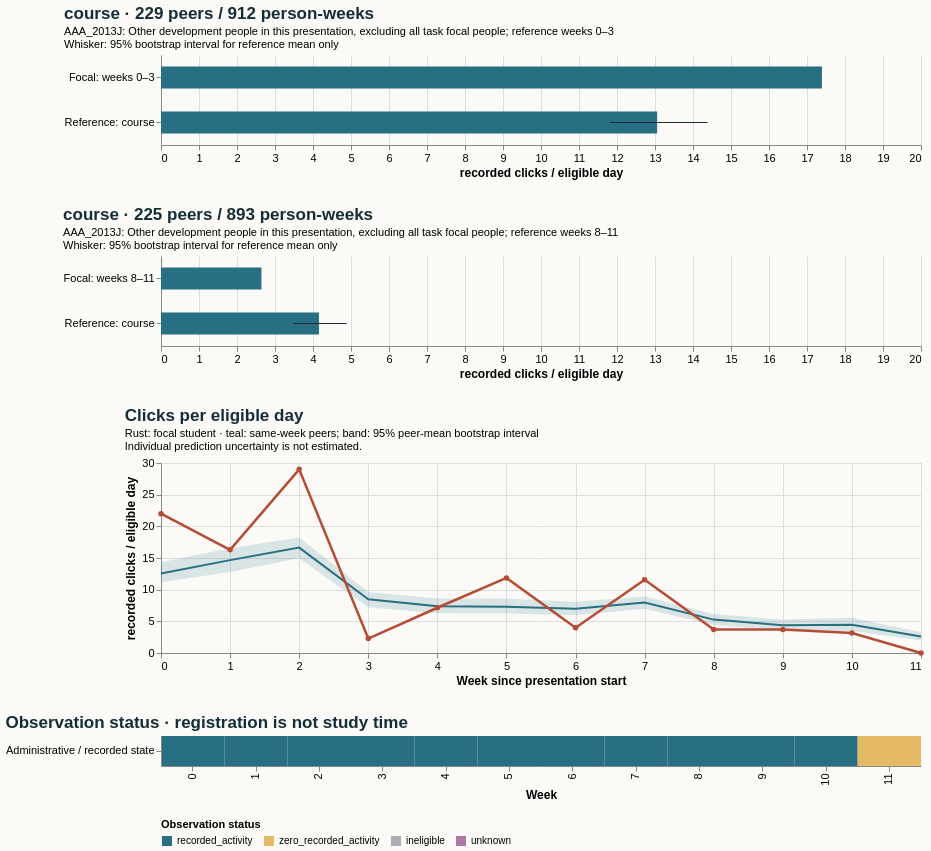

Write the Vega-Lite specification saved for this chart.
### Vega-Lite specification from a JSON file in a GitHub repository (floating-point values rounded to 4 significant figures)
{"$schema": "https://vega.github.io/schema/vega-lite/v5.20.1.json", "config": {"axis": {"labelFontSize": 11, "titleFontSize": 12}, "background": "#fbfaf7", "font": "sans-serif", "title": {"anchor": "start", "color": "#142e38", "fontSize": 17, "subtitleFontSize": 11}, "view": {"continuousHeight": 300, "continuousWidth": 300, "stroke": null}}, "datasets": {"data-235aa3e64eb7ae2c1e25894cfd895eda": [{"hi": null, "lo": null, "series": "Focal: weeks 8–11", "value": 2.643}, {"hi": 4.887, "lo": 3.485, "series": "Reference: course", "value": 4.156}], "data-2ed0af963c6537407f5d648d827543f6": [{"eligible_days": 7.0, "end_day": 6, "logging_completeness": "unknown", "observation_status": "recorded_activity", "row": "Administrative / recorded state", "score_status": "withheld_release_time_unknown", "start_day": 0, "value": 22.0, "week": 0}, {"eligible_days": 7.0, "end_day": 13, "logging_completeness": "unknown", "observation_status": "recorded_activity", "row": "Administrative / recorded state", "score_status": "withheld_release_time_unknown", "start_day": 7, "value": 16.29, "week": 1}, {"eligible_days": 7.0, "end_day": 20, "logging_completeness": "unknown", "observation_status": "recorded_activity", "row": "Administrative / recorded state", "score_status": "withheld_release_time_unknown", "start_day": 14, "value": 29.0, "week": 2}, {"eligible_days": 7.0, "end_day": 27, "logging_completeness": "unknown", "observation_status": "recorded_activity", "row": "Administrative / recorded state", "score_status": "withheld_release_time_unknown", "start_day": 21, "value": 2.286, "week": 3}, {"eligible_days": 7.0, "end_day": 34, "logging_completeness": "unknown", "observation_status": "recorded_activity", "row": "Administrative / recorded state", "score_status": "withheld_release_time_unknown", "start_day": 28, "value": 7.143, "week": 4}, {"eligible_days": 7.0, "end_day": 41, "logging_completeness": "unknown", "observation_status": "recorded_activity", "row": "Administrative / recorded state", "score_status": "withheld_release_time_unknown", "start_day": 35, "value": 11.86, "week": 5}, {"eligible_days": 7.0, "end_day": 48, "logging_completeness": "unknown", "observation_status": "recorded_activity", "row": "Administrative / recorded state", "score_status": "withheld_release_time_unknown", "start_day": 42, "value": 4.0, "week": 6}, {"eligible_days": 7.0, "end_day": 55, "logging_completeness": "unknown", "observation_status": "recorded_activity", "row": "Administrative / recorded state", "score_status": "withheld_release_time_unknown", "start_day": 49, "value": 11.57, "week": 7}, {"eligible_days": 7.0, "end_day": 62, "logging_completeness": "unknown", "observation_status": "recorded_activity", "row": "Administrative / recorded state", "score_status": "withheld_release_time_unknown", "start_day": 56, "value": 3.714, "week": 8}, {"eligible_days": 7.0, "end_day": 69, "logging_completeness": "unknown", "observation_status": "recorded_activity", "row": "Administrative / recorded state", "score_status": "withheld_release_time_unknown", "start_day": 63, "value": 3.714, "week": 9}, {"eligible_days": 7.0, "end_day": 76, "logging_completeness": "unknown", "observation_status": "recorded_activity", "row": "Administrative / recorded state", "score_status": "withheld_release_time_unknown", "start_day": 70, "value": 3.143, "week": 10}, {"eligible_days": 7.0, "end_day": 83, "logging_completeness": "unknown", "observation_status": "zero_recorded_activity", "row": "Administrative / recorded state", "score_status": "withheld_release_time_unknown", "start_day": 77, "value": 0.0, "week": 11}], "data-31a9934608e356b0d33cefa4060e67d2": [{"end_day": 6, "focal_value": 22.0, "peer_ci_high": 14.33, "peer_ci_low": 11.16, "peer_mean": 12.55, "peer_observations": 229, "peer_people": 229, "reference": "course", "unit": "recorded clicks / eligible day", "week": 0}, {"end_day": 13, "focal_value": 16.29, "peer_ci_high": 16.54, "peer_ci_low": 12.79, "peer_mean": 14.66, "peer_observations": 229, "peer_people": 229, "reference": "course", "unit": "recorded clicks / eligible day", "week": 1}, {"end_day": 20, "focal_value": 29.0, "peer_ci_high": 18.25, "peer_ci_low": 14.96, "peer_mean": 16.64, "peer_observations": 227, "peer_people": 227, "reference": "course", "unit": "recorded clicks / eligible day", "week": 2}, {"end_day": 27, "focal_value": 2.286, "peer_ci_high": 9.626, "peer_ci_low": 7.233, "peer_mean": 8.473, "peer_observations": 227, "peer_people": 227, "reference": "course", "unit": "recorded clicks / eligible day", "week": 3}, {"end_day": 34, "focal_value": 7.143, "peer_ci_high": 8.6, "peer_ci_low": 6.273, "peer_mean": 7.389, "peer_observations": 226, "peer_people": 226, "reference": "course", "unit": "recorded clicks / eligible day", "week": 4}, {"end_day": 41, "focal_value": 11.86, "peer_ci_high": 8.588, "peer_ci_low": 6.239, "peer_mean": 7.301, "peer_observations": 225, "peer_people": 225, "reference": "course", "unit": "recorded clicks / eligible day", "week": 5}, {"end_day": 48, "focal_value": 4.0, "peer_ci_high": 8.077, "peer_ci_low": 5.944, "peer_mean": 6.971, "peer_observations": 225, "peer_people": 225, "reference": "course", "unit": "recorded clicks / eligible day", "week": 6}, {"end_day": 55, "focal_value": 11.57, "peer_ci_high": 8.934, "peer_ci_low": 6.98, "peer_mean": 7.966, "peer_observations": 225, "peer_people": 225, "reference": "course", "unit": "recorded clicks / eligible day", "week": 7}, {"end_day": 62, "focal_value": 3.714, "peer_ci_high": 6.174, "peer_ci_low": 4.402, "peer_mean": 5.274, "peer_observations": 225, "peer_people": 225, "reference": "course", "unit": "recorded clicks / eligible day", "week": 8}, {"end_day": 69, "focal_value": 3.714, "peer_ci_high": 5.277, "peer_ci_low": 3.507, "peer_mean": 4.388, "peer_observations": 224, "peer_people": 224, "reference": "course", "unit": "recorded clicks / eligible day", "week": 9}, {"end_day": 76, "focal_value": 3.143, "peer_ci_high": 5.564, "peer_ci_low": 3.471, "peer_mean": 4.445, "peer_observations": 223, "peer_people": 223, "reference": "course", "unit": "recorded clicks / eligible day", "week": 10}, {"end_day": 83, "focal_value": 0.0, "peer_ci_high": 3.284, "peer_ci_low": 1.969, "peer_mean": 2.606, "peer_observations": 221, "peer_people": 221, "reference": "course", "unit": "recorded clicks / eligible day", "week": 11}], "data-3a296a55fe2a2979d5a630378a2398f0": [{"hi": null, "lo": null, "series": "Focal: weeks 0–3", "value": 17.39}, {"hi": 14.39, "lo": 11.82, "series": "Reference: course", "value": 13.06}]}, "resolve": {"scale": {"color": "independent"}}, "spacing": 28, "vconcat": [{"data": {"name": "data-3a296a55fe2a2979d5a630378a2398f0"}, "height": 90, "layer": [{"encoding": {"x": {"field": "value", "scale": {"domain": [0, 18.26], "zero": true}, "title": "recorded clicks / eligible day", "type": "quantitative"}, "y": {"field": "series", "sort": null, "title": null, "type": "nominal"}}, "mark": {"color": "#286f83", "size": 22, "type": "bar"}}, {"encoding": {"x": {"field": "lo", "type": "quantitative"}, "x2": {"field": "hi"}, "y": {"field": "series", "sort": null, "title": null, "type": "nominal"}}, "mark": {"color": "#142e38", "type": "rule"}}], "title": {"subtitle": ["AAA_2013J: Other development people in this presentation, excluding all task focal people; reference weeks 0–3", "Whisker: 95% bootstrap interval for reference mean only"], "text": "course · 229 peers / 912 person-weeks"}, "width": 760}, {"data": {"name": "data-235aa3e64eb7ae2c1e25894cfd895eda"}, "height": 90, "layer": [{"encoding": {"x": {"field": "value", "scale": {"domain": [0, 18.26], "zero": true}, "title": "recorded clicks / eligible day", "type": "quantitative"}, "y": {"field": "series", "sort": null, "title": null, "type": "nominal"}}, "mark": {"color": "#286f83", "size": 22, "type": "bar"}}, {"encoding": {"x": {"field": "lo", "type": "quantitative"}, "x2": {"field": "hi"}, "y": {"field": "series", "sort": null, "title": null, "type": "nominal"}}, "mark": {"color": "#142e38", "type": "rule"}}], "title": {"subtitle": ["AAA_2013J: Other development people in this presentation, excluding all task focal people; reference weeks 8–11", "Whisker: 95% bootstrap interval for reference mean only"], "text": "course · 225 peers / 893 person-weeks"}, "width": 760}, {"data": {"name": "data-31a9934608e356b0d33cefa4060e67d2"}, "height": 190, "layer": [{"encoding": {"x": {"axis": {"tickMinStep": 1}, "field": "week", "title": "Week since presentation start", "type": "quantitative"}, "y": {"field": "peer_ci_low", "scale": {"zero": true}, "title": "recorded clicks / eligible day", "type": "quantitative"}, "y2": {"field": "peer_ci_high"}}, "mark": {"color": "#286f83", "opacity": 0.16, "type": "area"}}, {"encoding": {"tooltip": [{"field": "week", "type": "quantitative"}, {"field": "peer_mean", "type": "quantitative"}, {"field": "peer_people", "type": "quantitative"}, {"field": "peer_observations", "type": "quantitative"}], "x": {"field": "week", "type": "quantitative"}, "y": {"field": "peer_mean", "type": "quantitative"}}, "mark": {"color": "#286f83", "strokeWidth": 2, "type": "line"}}, {"encoding": {"tooltip": [{"field": "week", "type": "quantitative"}, {"field": "focal_value", "type": "quantitative"}], "x": {"field": "week", "type": "quantitative"}, "y": {"field": "focal_value", "type": "quantitative"}}, "mark": {"color": "#b64c35", "point": {"color": "#b64c35"}, "strokeWidth": 2.5, "type": "line"}}], "title": {"subtitle": ["Rust: focal student · teal: same-week peers; band: 95% peer-mean bootstrap interval", "Individual prediction uncertainty is not estimated."], "text": "Clicks per eligible day"}, "width": 760}, {"data": {"name": "data-2ed0af963c6537407f5d648d827543f6"}, "encoding": {"color": {"field": "observation_status", "legend": {"labelLimit": 260, "orient": "bottom"}, "scale": {"domain": ["recorded_activity", "zero_recorded_activity", "ineligible", "unknown"], "range": ["#286f83", "#e4bb64", "#aaaeb3", "#ac78a5"]}, "title": "Observation status", "type": "nominal"}, "tooltip": [{"field": "week", "type": "quantitative"}, {"field": "eligible_days", "type": "quantitative"}, {"field": "observation_status", "type": "nominal"}, {"field": "logging_completeness", "type": "nominal"}], "x": {"field": "week", "title": "Week", "type": "ordinal"}, "y": {"field": "row", "title": null, "type": "nominal"}}, "height": 30, "mark": {"type": "rect"}, "title": "Observation status · registration is not study time", "width": 760}]}
